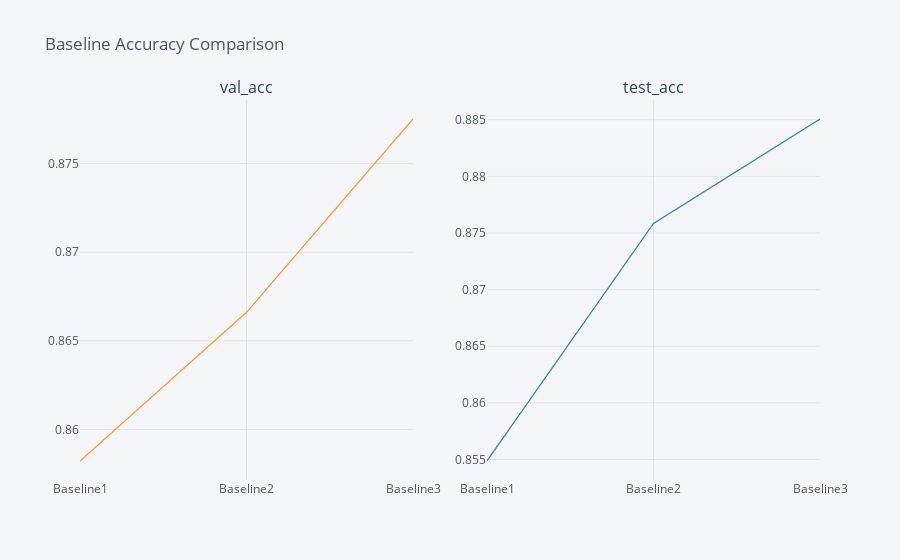

The notebook cell saved with this chart:
### Markdown cell above
Plotting Baselines for comparisons:

### Code cell
import plotly.graph_objs as go
ordered = ['val_acc','test_acc','val_auc','test_auc','val_f1','test_f1'] 
Baselines[ordered[:2]].iplot(subplots=True, subplot_titles=ordered[:2], legend=False, title = 'Baseline Accuracy Comparison')

### Figure 1 — Plotly figure (JSON) as saved in the notebook; plotly's stock layout.template omitted (floating-point values rounded to 4 significant figures)
{"data": [{"line": {"color": "rgba(255, 153, 51, 1.0)", "dash": "solid", "shape": "linear", "width": 1.3}, "mode": "lines", "name": "val_acc", "text": "", "type": "scatter", "x": ["Baseline1", "Baseline2", "Baseline3"], "xaxis": "x", "y": [0.8582, 0.8666, 0.8775], "yaxis": "y"}, {"line": {"color": "rgba(55, 128, 191, 1.0)", "dash": "solid", "shape": "linear", "width": 1.3}, "mode": "lines", "name": "test_acc", "text": "", "type": "scatter", "x": ["Baseline1", "Baseline2", "Baseline3"], "xaxis": "x2", "y": [0.8549, 0.8758, 0.8851], "yaxis": "y2"}], "layout": {"annotations": [{"font": {"size": 16}, "showarrow": false, "text": "val_acc", "x": 0.225, "xanchor": "center", "xref": "paper", "y": 1, "yanchor": "bottom", "yref": "paper"}, {"font": {"size": 16}, "showarrow": false, "text": "test_acc", "x": 0.775, "xanchor": "center", "xref": "paper", "y": 1, "yanchor": "bottom", "yref": "paper"}], "autosize": true, "legend": {"bgcolor": "#F5F6F9", "font": {"color": "#4D5663"}}, "paper_bgcolor": "#F5F6F9", "plot_bgcolor": "#F5F6F9", "showlegend": false, "title": {"font": {"color": "#4D5663"}, "text": "Baseline Accuracy Comparison"}, "xaxis": {"anchor": "y", "autorange": true, "domain": [0, 0.45], "gridcolor": "#E1E5ED", "range": [0, 2], "showgrid": true, "tickfont": {"color": "#4D5663"}, "title": {"font": {"color": "#4D5663"}, "text": ""}, "type": "category", "zerolinecolor": "#E1E5ED"}, "xaxis2": {"anchor": "y2", "autorange": true, "domain": [0.55, 1], "gridcolor": "#E1E5ED", "range": [0, 2], "showgrid": true, "tickfont": {"color": "#4D5663"}, "title": {"font": {"color": "#4D5663"}, "text": ""}, "type": "category", "zerolinecolor": "#E1E5ED"}, "yaxis": {"anchor": "x", "autorange": true, "domain": [0, 1], "gridcolor": "#E1E5ED", "range": [0.8571, 0.8786], "showgrid": true, "tickfont": {"color": "#4D5663"}, "title": {"font": {"color": "#4D5663"}, "text": ""}, "type": "linear", "zerolinecolor": "#E1E5ED"}, "yaxis2": {"anchor": "x2", "autorange": true, "domain": [0, 1], "gridcolor": "#E1E5ED", "range": [0.8532, 0.8867], "showgrid": true, "tickfont": {"color": "#4D5663"}, "title": {"font": {"color": "#4D5663"}, "text": ""}, "type": "linear", "zerolinecolor": "#E1E5ED"}}}
